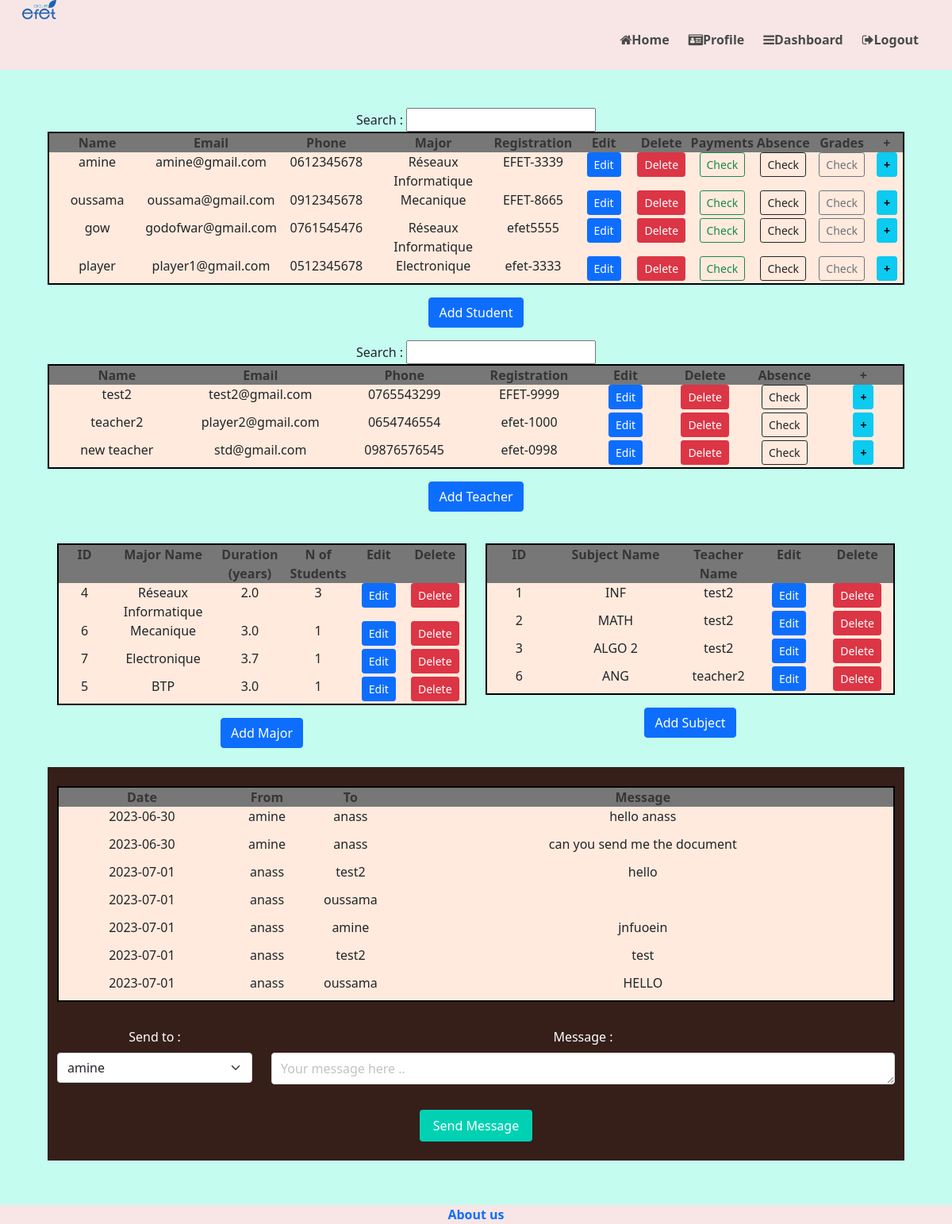
The page /dashboard (signed in) on the database its author committed.
### models.py (models this page shows)
class User(UserMixin, db.Model):
    id = db.Column(db.Integer, primary_key=True) # primary keys are required by SQLAlchemy
    email = db.Column(db.String(100), unique=True)
    password = db.Column(db.String(100))
    name = db.Column(db.String(1000))
    role = db.Column(db.String(1000))
    age = db.Column(db.Integer)
    address = db.Column(db.String(1000))
    registration = db.Column(db.String(1000))
    gender = db.Column(db.String(1000))
    profile_picture = db.Column(db.String(1000))
    about_me = db.Column(db.String(1000))
    phone = db.Column(db.String(100))
    major = db.Column(db.String(100))
    register_date = db.Column(db.Date)
    year = db.Column(db.Integer)

class Major(db.Model):
    id = db.Column(db.Integer, primary_key=True)
    major_name = db.Column(db.String(100))
    duration = db.Column(db.Float)

class Subject(db.Model):
    id = db.Column(db.Integer, primary_key=True)
    name = db.Column(db.String)
    id_prof = db.Column(db.Integer)

class Message(db.Model):
    id = db.Column(db.Integer, primary_key=True)
    msg_from = db.Column(db.Integer)
    msg_to = db.Column(db.Integer)
    content = db.Column(db.String(1000))
    date_sent = db.Column(db.Date)

### main.py (the view, shortened to what this page needs)
@main.route('/dashboard')
@login_required
def dashboard():
    messages = get_user_messages(current_user.id)
    if current_user.role == 'admin':
        students = get_all_students()
        majors = get_all_majors()
        all_subject = get_all_subjects()
        all_teacher = get_all_teachers()
        return render_template('dashboard.html', users=students, majors=majors, messages=messages, all_subject=all_subject, all_teacher=all_teacher)

### templates/dashboard.html (shortened to what this page needs)
{% extends "base.html" %}
{% block head %}
<link rel="stylesheet" href="https://cdn.jsdelivr.net/npm/bootstrap@4.6.0/dist/css/bootstrap.css">
<link rel="stylesheet" href="https://cdnjs.cloudflare.com/ajax/libs/font-awesome/5.15.2/css/fontawesome.min.css">
{% endblock head %}
{% block content %}
Search :
<input id="myInput" type="text" onKeyUp="return search()"/>
<table style="width: 100%" id="myTable">
    <colgroup>
       <col span="1" style="width: 12%;">
       <col span="1" style="width: 12%;">
       <col span="1" style="width: 12%;">
       <col span="1" style="width: 14%;">
       <col span="1" style="width: 10%;">
       <col span="1" style="width: 7%;">
       <col span="1" style="width: 7%;">
       <col span="1" style="width: 7%;">
       <col span="1" style="width: 7%;">
       <col span="1" style="width: 7%;">
       <col span="1" style="width: 4%;">
    </colgroup>
    <thead>
        <tr>
            <th style="background-color: #777; text-align: center">Name</th>
            <th style="background-color: #777; text-align: center">Email</th>
            <th style="background-color: #777; text-align: center">Phone</th>
            <th style="background-color: #777; text-align: center">Major</th>
            <th style="background-color: #777; text-align: center">Registration</th>
            <th style="background-color: #777; text-align: center">Edit</th>
            <th style="background-color: #777; text-align: center">Delete</th>
            <th style="background-color: #777; text-align: center">Payments</th>
            <th style="background-color: #777; text-align: center">Absence</th>
            <th style="background-color: #777; text-align: center">Grades</th>
            <th style="background-color: #777; text-align: center"><b>+</b></th>
        </tr>
    </thead>
    <tbody>
        {% for user in users %}
        <tr style="height:35px;">
            <td style="background-color: #FFEADD; text-align: center">{{ user.name }}</td>
            <td style="background-color: #FFEADD; text-align: center">{{ user.email }}</td>
            <td style="background-color: #FFEADD; text-align: center">{{ user.phone }}</td>
            <td style="background-color: #FFEADD; text-align: center">{{ user.major }}</td>
            <td style="background-color: #FFEADD; text-align: center">{{ user.registration }}</td>
            <td style="background-color: #FFEADD; text-align: center"><button type="button" class="btn btn-primary btn-sm" data-toggle="modal" data-target="#editStudentModal{{user.id}}">Edit</button></td>
            <td style="background-color: #FFEADD; text-align: center"><button type="button" class="btn btn-danger btn-sm" data-toggle="modal" data-target="#deleteStudentModal{{user.id}}">Delete</button></td>
            <td style="background-color: #FFEADD; text-align: center"><a href="/consultPayments/{{ user.id }}" class="btn btn-outline-success btn-sm">Check</a></td>
            <td style="background-color: #FFEADD; text-align: center"><a href="/consultAbsence/{{ user.id }}" class="btn btn-outline-dark btn-sm">Check</a></td>
            <td style="background-color: #FFEADD; text-align: center"><a href="/consultGrades/{{ user.id }}" class="btn btn-outline-secondary btn-sm">Check</a></td>
            <td style="background-color: #FFEADD; text-align: center"><button type="button" class="btn btn-info btn-sm" data-toggle="modal" data-target="#moreStudentModal{{user.id}}"><b>+</b></button></td>
        </tr>
        {% endfor %}
    </tbody>
</table>
<button type="button" class="btn btn-primary" data-toggle="modal" data-target="#addUserModal">Add Student</button>
Search :
<input id="myInput" type="text" onKeyUp="return searchTeacher()"/>
<table style="width: 100%" id="myTableTeacher">
    <colgroup>
       <col span="1" style="width: 12%;">
       <col span="1" style="width: 12%;">
       <col span="1" style="width: 12%;">
       <col span="1" style="width: 10%;">
       <col span="1" style="width: 7%;">
       <col span="1" style="width: 7%;">
       <col span="1" style="width: 7%;">
       <col span="1" style="width: 7%;">
    </colgroup>
    <thead>
        <tr>
            <th style="background-color: #777; text-align: center">Name</th>
            <th style="background-color: #777; text-align: center">Email</th>
            <th style="background-color: #777; text-align: center">Phone</th>
            <th style="background-color: #777; text-align: center">Registration</th>
            <th style="background-color: #777; text-align: center">Edit</th>
            <th style="background-color: #777; text-align: center">Delete</th>
            <th style="background-color: #777; text-align: center">Absence</th>
            <th style="background-color: #777; text-align: center"><b>+</b></th>
        </tr>
    </thead>
    <tbody>
        {% for user in all_teacher %}
        <tr style="height:35px;">
            <td style="background-color: #FFEADD; text-align: center">{{ user.name }}</td>
            <td style="background-color: #FFEADD; text-align: center">{{ user.email }}</td>
            <td style="background-color: #FFEADD; text-align: center">{{ user.phone }}</td>
            <td style="background-color: #FFEADD; text-align: center">{{ user.registration }}</td>
            <td style="background-color: #FFEADD; text-align: center"><button type="button" class="btn btn-primary btn-sm" data-toggle="modal" data-target="#editStudentModal{{user.id}}">Edit</button></td>
            <td style="background-color: #FFEADD; text-align: center"><button type="button" class="btn btn-danger btn-sm" data-toggle="modal" data-target="#deleteStudentModal{{user.id}}">Delete</button></td>
            <td style="background-color: #FFEADD; text-align: center"><a href="/consultAbsence/{{ user.id }}" class="btn btn-outline-dark btn-sm">Check</a></td>
            <td style="background-color: #FFEADD; text-align: center"><button type="button" class="btn btn-info btn-sm" data-toggle="modal" data-target="#moreStudentModal{{user.id}}"><b>+</b></button></td>
        </tr>
        {% endfor %}
    </tbody>
</table>
<button type="button" class="btn btn-primary" data-toggle="modal" data-target="#addTeacherModal">Add Teacher</button>
<div class="container">
    <div class="row my-2">
      <div class="col-lg-6 order-lg-1" >
        <div class="tab-content py-4">
          <table style="width: 100%">
              <colgroup>
                 <col span="1" style="width: 10%;">
                 <col span="1" style="width: 20%;">
                 <col span="1" style="width: 10%;">
                 <col span="1" style="width: 10%;">
                 <col span="1" style="width: 10%;">
                 <col span="1" style="width: 10%;">
              </colgroup>
              <thead>
                  <tr>
                      <th style="background-color: #777; text-align: center">ID</th>
                      <th style="background-color: #777; text-align: center">Major Name</th>
                      <th style="background-color: #777; text-align: center">Duration (years)</th>
                      <th style="background-color: #777; text-align: center">N of Students</th>
                      <th style="background-color: #777; text-align: center">Edit</th>
                      <th style="background-color: #777; text-align: center">Delete</th>
                  </tr>
              </thead>
              <tbody>
                  {% for major in majors %}
                  <tr style="height:35px;">
                      <td style="background-color: #FFEADD; text-align: center">{{ major.id }}</td>
                      <td style="background-color: #FFEADD; text-align: center">{{ major.major_name }}</td>
                      <td style="background-color: #FFEADD; text-align: center">{{ major.duration }}</td>
                      <td style="background-color: #FFEADD; text-align: center">{{ major.number_students }}</td>
                      <td style="background-color: #FFEADD; text-align: center"><button type="button" class="btn btn-primary btn-sm" data-toggle="modal" data-target="#editMajorModal{{major.id}}">Edit</button></td>
                      <td style="background-color: #FFEADD; text-align: center"><button type="button" class="btn btn-danger btn-sm" data-toggle="modal" data-target="#deleteMajorModal{{major.id}}">Delete</button></td>
                  </tr>
                  {% endfor %}
              </tbody>
          </table>
          <button type="button" class="btn btn-primary" data-toggle="modal" data-target="#addMajorModal">Add Major</button>
        </div>
      </div>
      <div class="col-lg-6 order-lg-2" >
          <div class="tab-content py-4">
            <table style="width: 100%">
                <colgroup>
                   <col span="1" style="width: 10%;">
                   <col span="1" style="width: 20%;">
                   <col span="1" style="width: 10%;">
                   <col span="1" style="width: 10%;">
                   <col span="1" style="width: 10%;">
                </colgroup>
                <thead>
                    <tr>
                        <th style="background-color: #777; text-align: center">ID</th>
                        <th style="background-color: #777; text-align: center">Subject Name</th>
                        <th style="background-color: #777; text-align: center">Teacher Name</th>
                        <th style="background-color: #777; text-align: center">Edit</th>
                        <th style="background-color: #777; text-align: center">Delete</th>
                    </tr>
                </thead>
                <tbody>
                    {% for subject in all_subject %}
                    <tr style="height:35px;">
                        <td style="background-color: #FFEADD; text-align: center">{{ subject.id }}</td>
                        <td style="background-color: #FFEADD; text-align: center">{{ subject.name }}</td>
                        <td style="background-color: #FFEADD; text-align: center">{{ subject.teacher_name }}</td>
                        <td style="background-color: #FFEADD; text-align: center"><button type="button" class="btn btn-primary btn-sm" data-toggle="modal" data-target="#editSubjectModal{{subject.id}}">Edit</button></td>
                        <td style="background-color: #FFEADD; text-align: center"><button type="button" class="btn btn-danger btn-sm" data-toggle="modal" data-target="#deleteSubjectModal{{subject.id}}">Delete</button></td>
                    </tr>
                    {% endfor %}
                </tbody>
            </table>
            <button type="button" class="btn btn-primary" data-toggle="modal" data-target="#addSubjectModal">Add Subject</button>
          </div>
      </div>
        <div class="col-lg-12 order-lg-2" style="background-color:#361e19;">
            <div class="tab-content py-4">
              <table style="width: 100%">
                  <colgroup>
                     <col span="1" style="width: 20%;">
                     <col span="1" style="width: 10%;">
                     <col span="1" style="width: 10%;">
                     <col span="1" style="width: 60%;">
                  </colgroup>
                  <thead>
                      <tr>
                          <th style="background-color: #777; text-align: center">Date</th>
                          <th style="background-color: #777; text-align: center">From</th>
                          <th style="background-color: #777; text-align: center">To</th>
                          <th style="background-color: #777; text-align: center">Message</th>
                      </tr>
                  </thead>
                  <tbody>
                    {% for message in messages %}
                      <tr style="height:35px;">
                          <td style="background-color: #FFEADD; text-align: center">{{ message.date_sent }}</td>
                          <td style="background-color: #FFEADD; text-align: center">{{ message.msg_from }}</td>
                          <td style="background-color: #FFEADD; text-align: center">{{ message.msg_to }}</td>
                          <td style="background-color: #FFEADD; text-align: center">{{ message.content }}</td>
                      </tr>
                    {% endfor %}
                    </tbody>
                </table>
              <form method="POST" action="/sendMessage">
                <div class="row my-2">
                  <div class="col-lg-3 order-lg-1">
                    <div class="tab-content py-4">
                        <div class="field">
                          <label for="recipient_id" style="color: white;">Send to :</label>
                            <div class="control">
                              <select name="recipient_id" class="form-select" aria-label="type" >
                                {% for recipient in users %}
                                  <option value="{{ recipient.id }}">{{ recipient.name }}</option>
                                {% endfor %}
                              </select>
                            </div>
                        </div>
                    </div>
                  </div>
                    <div class="col-lg-9 order-lg-2" style="background-color:#361e19;">
                        <div class="tab-content py-4">
                          <div class="field">
                            <label for="recipient_id" style="color: white;">Message :</label>
                              <div class="control">
                                  <textarea class="input" id="message" name="message" rows="4" cols="50" placeholder="Your message here .."></textarea>
                              </div>
                          </div>
                        </div>
                    </div>
                </div>
                <button class="button is-primary">Send Message</button>
              </form>
            </div>
        </div>
    </div>
</div>
{% endblock %}

### rows shown on the page
User: name "amine", email "amine@gmail.com", phone "0612345678", major "Réseaux Informatique", registration "EFET-3339"
User: name "oussama", email "oussama@gmail.com", phone "0912345678", major "Mecanique", registration "EFET-8665"
User: name "gow", email "godofwar@gmail.com", phone "0761545476", major "Réseaux Informatique", registration "efet5555"
User: name "player", email "player1@gmail.com", phone "0512345678", major "Electronique", registration "efet-3333"
User: name "test2", email "test2@gmail.com", phone "0765543299", registration "EFET-9999"
User: name "teacher2", email "player2@gmail.com", phone "0654746554", registration "efet-1000"
User: name "new teacher", email "std@gmail.com", phone "09876576545", registration "efet-0998"
Major: id "4", major_name "Réseaux Informatique", duration "2.0", number_students "3"
Major: id "6", major_name "Mecanique", duration "3.0", number_students "1"
Major: id "7", major_name "Electronique", duration "3.7", number_students "1"
Major: id "5", major_name "BTP", duration "3.0", number_students "1"
Subject: id "1", name "INF", teacher_name "test2"
Subject: id "2", name "MATH", teacher_name "test2"
Subject: id "3", name "ALGO 2", teacher_name "test2"
Subject: id "6", name "ANG", teacher_name "teacher2"
Message: date_sent "2023-06-30", msg_from "amine", msg_to "anass", content "hello anass"
Message: date_sent "2023-06-30", msg_from "amine", msg_to "anass", content "can you send me the document"
Message: date_sent "2023-07-01", msg_from "anass", msg_to "test2", content "hello"
Message: date_sent "2023-07-01", msg_from "anass", msg_to "oussama"
Message: date_sent "2023-07-01", msg_from "anass", msg_to "amine", content "jnfuoein"
Message: date_sent "2023-07-01", msg_from "anass", msg_to "test2", content "test"
Message: date_sent "2023-07-01", msg_from "anass", msg_to "oussama", content "HELLO"

### other values the page prints
form field recipient_id "amine"
